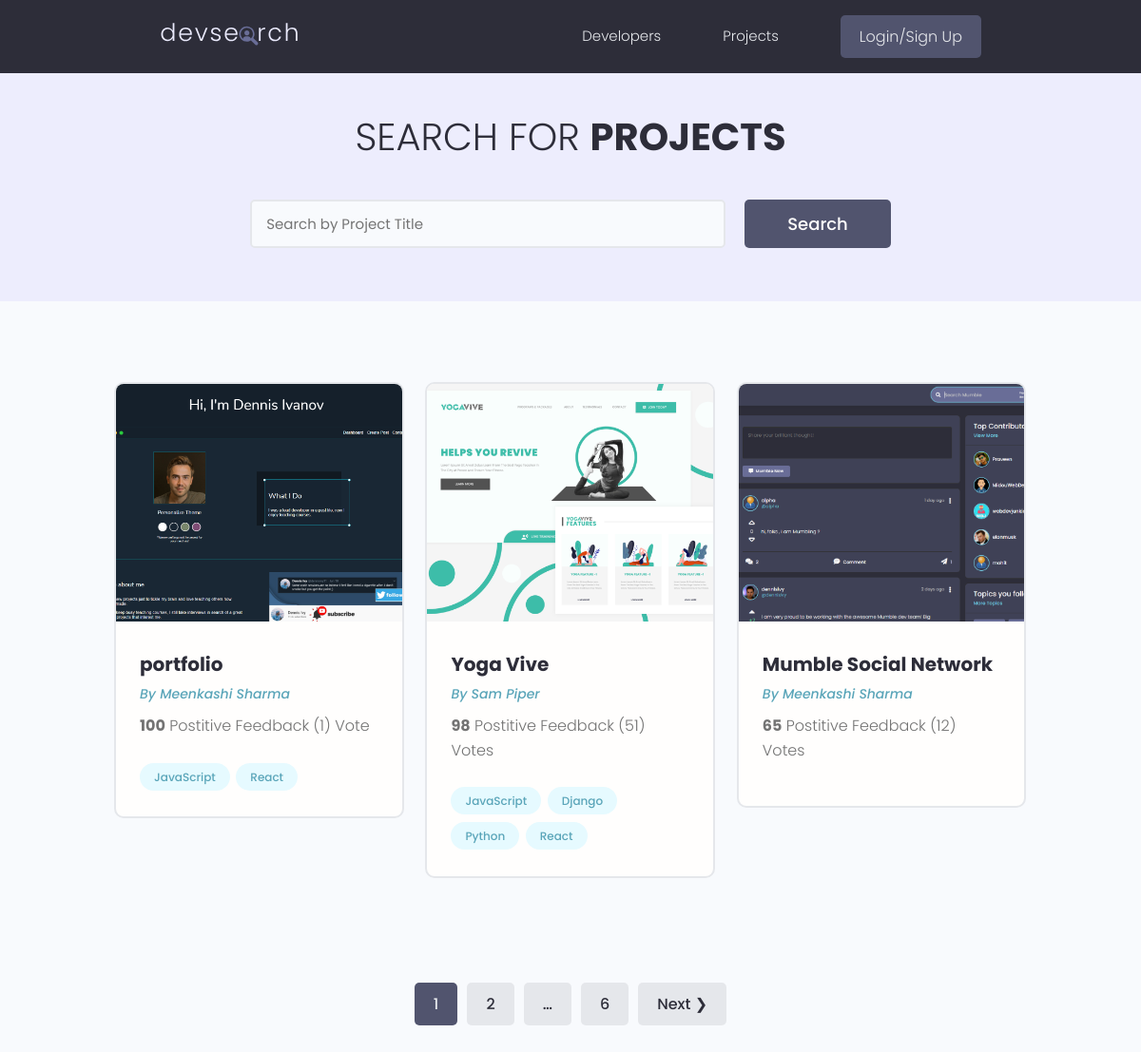
/projects/, run on the app's committed database.
### projects/models.py (models this page shows, shortened)
class Project(models.Model):
    owner = models.ForeignKey(Profile,null = True,blank=True,on_delete = models.SET_NULL)
    title = models.CharField(max_length=200)
    description = models.TextField(null = True,blank=True)
    featured_image = models.ImageField(null=True, blank=True, default='default.jpg')
    demo_link = models.CharField(max_length=200,null = True,blank=True)
    source_link  = models.CharField(max_length=200,null = True,blank=True)
    tags = models.ManyToManyField('Tag',blank=True)
    vote_total = models.IntegerField(default=0,null=True,blank=True)
    vote_ratio = models.IntegerField(default=0,null=True,blank=True)
    created = models.DateTimeField(auto_now_add=True)
    id = models.UUIDField(default=uuid.uuid4,unique = True,primary_key=True,editable=False)
    class Meta:
        ordering = ['-vote_ratio','-vote_total','title']

class Tag(models.Model):
    name = models.CharField(max_length=200)
    created = models.DateTimeField(auto_now_add=True)
    id = models.UUIDField(default=uuid.uuid4,unique = True,primary_key=True,editable=False)
    def __str__(self):
        return self.name

### users/models.py (models this page shows, shortened)
class Profile(models.Model):
    user = models.OneToOneField(User, on_delete=models.CASCADE,null=True,blank=True)
    name = models.CharField(max_length=200,null=True,blank=True)
    email = models.EmailField(max_length=500,null=True,blank=True)
    username = models.CharField(max_length=200,null=True,blank=True)
    location = models.CharField(max_length=200,null=True,blank=True)
    short_intro = models.CharField(max_length=500,null=True,blank=True)
    bio = models.TextField(blank=True,null=True)
    profile_image = models.ImageField(
        null=True,blank=True, upload_to='profiles/',default ='profiles/user-default.png' )
    social_github = models.CharField(max_length=200,null=True,blank=True)
    social_twitter = models.CharField(max_length=200,null=True,blank=True)
    social_linkedin = models.CharField(max_length=200,null=True,blank=True)
    social_youtube = models.CharField(max_length=200,null=True,blank=True)
    social_website = models.CharField(max_length=200,null=True,blank=True)
    created = models.DateTimeField(auto_now_add=True)
    id = models.UUIDField(default=uuid.uuid4,unique = True,primary_key=True,editable=False)

### projects/views.py (the view)
# urls.py: path('projects/',views.getProjects),
def projects(request):
    projects , search_query = searchProjects(request)
    results_per_page = 3
    custom_range, projects ,paginator = paginateProjects(request,projects,results_per_page)
    context = dict([
        ('projects', projects),
        ('search_query', search_query),
        ('paginator', paginator),
        ('page_range', custom_range)
    ])
    return render(request, 'projects/projects.html', context)

### projects/utils.py (called while the page is built)
def paginateProjects(request, projects, results):
    page = request.GET.get('page', 1)
    results_per_page = results
    paginator = Paginator(projects, results_per_page)
    try:
        custom_range = paginator.get_elided_page_range(number=page, on_each_side=1, on_ends=1)
        projects = paginator.page(number=page)
    except PageNotAnInteger:
        page = 1
        custom_range = paginator.get_elided_page_range(number=page, on_each_side=1, on_ends=1)
        projects = paginator.page(number=page)
    except EmptyPage:
        page = paginator.num_pages
        custom_range = paginator.get_elided_page_range(number=page, on_each_side=1, on_ends=1)
        projects = paginator.page(number=page)
    return custom_range , projects, paginator

def searchProjects(request):
    search_query = ''
    if request.GET.get('search_query'):
        search_query = request.GET.get('search_query')
    tags = Tag.objects.filter(name__icontains = search_query)
    projects = Project.objects.distinct().filter(
        Q(title__icontains = search_query) |
        Q(description__icontains = search_query) |
        Q(owner__name__icontains = search_query) |
        Q(tags__in = tags)
    )
    return projects, search_query

### projects/templates/projects/projects.html (shortened to what this page needs)
{% extends 'main.html' %}
{% block content %}
<main class="projects">
  <section class="hero-section text-center">
    <div class="container container--narrow">
      <div class="hero-section__box">
        <h2>Search for <span>Projects</span></h2>
      </div>
      <div  class="hero-section__search">
        <form  id = 'searchForm' class="form" action="{% url 'projects' %}" method="get">
          <div class="form__field">
            <input
              class="input input--text"
              id="formInput#search"
              type="text"
              value = '{{search_query}}'
              name="search_query"
              placeholder="Search by Project Title"
            />
          </div>
          <input class="btn btn--sub btn--lg" type="submit" value="Search" />
        </form>
      </div>
    </div>
  </section>
  <section class="projectsList">
    <div class="container">
      <div class="grid grid--three">
        {% for project in projects %}
        <div class="column">
          <div class="card project">
            <a href="{% url 'project' project.id %}" class="project">
              <img
                class="project__thumbnail"
                src="{{project.featured_image.url}}"
                alt="project thumbnail"
              />
              <div class="card__body">
                <h3 class="project__title">
                  {{project.title}}
                </h3>
                <p>
                  <a class="project__author" href="{% url 'user-profile' project.owner.id %}"
                    >By {{project.owner.name}}</a
                  >
                </p>
                <p class="project--rating">
                  <span style="font-weight: bold">{{project.vote_ratio}}</span> Postitive Feedback
                  ({{project.vote_total}}) Vote{{project.vote_total|pluralize:"s"}}
                </p>
                <div class="project__tags">
                  {% for tag in project.tags.all %}
                  <span class="tag tag--pill tag--main">
                    <small>{{tag}}</small>
                  </span>
                  {% endfor %}
                </div>
              </div>
            </a>
          </div>
        </div>
        {% endfor %}
  </section>
  {% include 'pagination.html' with queryset=projects  %}
</main>
{% endblock content %}

### templates/main.html (shortened to what this page needs)
<!DOCTYPE html>
{% load static %}
<html lang="en">
  <head>
    <link
      rel="stylesheet"
      href="https://cdnjs.cloudflare.com/ajax/libs/material-design-iconic-font/2.2.0/css/material-design-iconic-font.min.css"
    />
    <link rel="stylesheet" href="{% static 'uikit/styles/uikit.css' %}" />
    <link rel="stylesheet" href="{% static 'styles/app.css' %}" />
  </head>
  <body>
    {% include 'navbar.html' %}
    {% block content %}{% endblock content %}
  </body>
</html>

### templates/navbar.html (shortened to what this page needs)
{% load static %}
<header class="header">
  <div class="container container--narrow">
    <a href="{% url 'profiles' %}" class="header__logo">
      <img src="{% static 'images/logo.svg' %}" alt="DevSearch Logo" />
    </a>
    <nav class="header__nav">
      <ul class="header__menu">
        <li class="header__menuItem">
          <a href="{% url 'profiles' %}">Developers</a>
        </li>
        <li class="header__menuItem">
          <a href="{% url 'projects' %}">Projects</a>
        </li>
        {% if request.user.is_authenticated %}
        <li class="header__menuItem"><a href="{% url 'inbox' %}">Inbox</a></li>
        <li class="header__menuItem">
          <a href="{% url 'account' %}">Account</a>
        </li>
        <li class="header__menuItem">
          <a href="{% url 'logout' %}" class="btn btn--sub">Logout</a>
        </li>
        {% else %}
        <li class="header__menuItem">
          <a href="{% url 'login' %}" class="btn btn--sub">Login/Sign Up</a>
        </li>
        {% endif %}
      </ul>
    </nav>
  </div>
</header>

### templates/pagination.html (shortened to what this page needs)
{% if queryset.has_other_pages %}
<div class="pagination">
  <ul class="container">
    {% for page_index in page_range|default_if_none:queryset.paginator.get_elided_page_range %}
      {% if page_index == queryset.paginator.ELLIPSIS %}
      <li class="btn page-link">{{ page_index }}</li>
      {% else %}
        {% if page_index == queryset.number %}
        <li>
          <a
            href="?page={{ page_index }}&search_query={{ search_query }}"
            class="btn page-link btn--sub"
          >
            {{ page_index }}
          </a>
        </li>
        {% else %}
        <li>
          <a
            href="?page={{ page_index }}&search_query={{ search_query }}"
            class="btn page-link"
          >
            {{ page_index }}
          </a>
        </li>
        {% endif %}
      {% endif %}
    {% endfor %}
    {% if queryset.has_next %}
    <li>
      <a
        href="?page={{ queryset.next_page_number }}&search_query={{ search_query }}"
        class="btn page-link"
      >
        Next &#10095;
      </a>
    </li>
    {% endif %}
  </ul>
</div>
{% endif %}

### static/styles/app.css (style rules this page uses)
:root { --color-sub: #2d2d39; }
.btn--sub { background-color: var(--color-sub-light); }
.card { border: 2px solid var(--color-light); }
img { width: 100%; }
.header { position: sticky; z-index: 111; background-color: var(--color-sub); padding: 1.5rem 0; }
.header > .container { display: flex; justify-content: space-between; align-items: center; }
.header__logo > img { height: 3.8rem; }
.header__nav > ul { display: inline-flex; align-items: center; list-style: none; gap: 6.5rem; }
.header__menuItem > a { color: var(--color-light); font-weight: 300; }
.hero-section { height: 40vh; display: flex; align-items: center; background-color: var(--color-sub); }
.hero-section__box { margin-bottom: 4rem; }
.hero-section__box > h2, .hero-section__box > h2 > span { font-size: 4rem; color: var(--color-light); line-height: 1.3; text-transform: uppercase; }
.hero-section__box > h2 { font-weight: 300; }
.hero-section__box > h2 > span { font-weight: 700; }
.hero-section__search > .form { display: flex; align-items: center; justify-content: center; gap: 2rem; }
.hero-section__search > .form input.input--text { width: 50rem; }
.pagination { margin-top: 8rem; margin-bottom: 10rem; }
.pagination > ul { flex-wrap: wrap; list-style: none; display: flex; align-items: center; justify-content: center; gap: 1rem; }
.pagination .btn { color: var(--color-sub); }
.pagination .btn.btn--sub { color: var(--color-light); }
.project__author { font-size: 1.4rem; font-style: italic; }
.project--rating { margin-bottom: 1.6em; margin-top: 0.5em; }
.projects > .hero-section { background: var(--color-sub-lighter); height: 30vh; }
.projects .hero-section__box { margin-bottom: 2.5rem; }
.projects .hero-section__box > h2 { color: var(--color-sub); }
.projects .hero-section__box > h2 > span { font-weight: 700; color: var(--color-sub); }
.projectsList { margin-top: 8rem; }
.project__thumbnail { height: 25rem; object-fit: cover; object-position: top center; }
.project__title { font-size: 2rem; font-weight: 700; color: var(--color-sub); }

### static/uikit/styles/modules/_variables.css (style rules this page uses)
:root { --color-main: #5aa5b9; --color-main-light: #e6faff; --color-sub: #3f4156; --color-sub-light: #51546e; --color-sub-lighter: #ededfd; --color-text: #737373; --color-gray: #8b8b8b; --color-light: #e5e7eb; --color-light-gray: #767676; --color-bg: #f8fafd; --color-white: #fffefd; --color-white-light: #f3f3f3; --color-success: #359e64; --color-success-bg: #def8e8; --color-error: #fc4b0b; --color-error-bg: #fff2ee; --font-base: 'Poppins', arial, helvetica, 'Segoe UI', roboto, ubuntu, sans-serif; --font-monospace: 'Fira Code', 'Courier New', courier, monospace; --font-regular: 300; --font-medium: 500; --font-bold: 700; --generic-shadow: 1px 1px 5px #00000010; --generic-transition: all 0.3s ease-in-out; }

### static/uikit/styles/modules/_base.css (style rules this page uses)
* { margin: 0; padding: 0; box-sizing: border-box; text-rendering: optimizeLegibility; color: inherit; font-size: inherit; }
html { font-size: 50%; }
@media only screen and (min-width: 480px) { html { font-size: 56.25%; } }
@media only screen and (min-width: 1200px) { html { font-size: 62.5%; } }
body { line-height: 1.6; font-weight: 400; font-size: 1.5rem; color: var(--color-text); background-color: var(--color-bg); min-height: 100vh; }

### static/uikit/styles/modules/_typography.css (style rules this page uses)
* { font-family: var(--font-base); }
h2 { font-size: 3.6rem; font-weight: var(--font-bold); }
h3 { font-size: 3.2rem; font-weight: var(--font-medium); }
p, span, strong { font-size: 1.6rem; color: var(--color-text); font-weight: var(--font-regular); }
a { padding-bottom: 2px; text-decoration: none; display: inline-block; color: var(--color-main); font-weight: var(--font-medium); }

### static/uikit/styles/modules/_utilities.css (style rules this page uses)
.container { width: 92%; max-width: 165rem; margin: 0 auto; box-sizing: border-box; }
.container--narrow { width: 92%; max-width: 120rem; }
@media screen and (min-width: 1000px) { .container { width: 90%; } }
@media screen and (min-width: 1000px) { .container--narrow { width: 85%; } }
@media screen and (min-width: 1200px) { .container { width: 80%; } }
@media screen and (min-width: 1200px) { .container--narrow { width: 72%; } }
.text-center { text-align: center; }

### static/uikit/styles/modules/_card.css (style rules this page uses)
.card { border-radius: 1rem; background-color: var(--color-white); border: 1.5px solid var(--color-light); width: auto; height: auto; margin-top: 0.5rem; margin-bottom: 0.5rem; overflow: hidden; }
.card__body, .card__header { padding: 2rem 2.5rem; }

### data on the page
Project: featured_image (picture), title "portfolio", owner.name "Meenkashi Sharma", vote_ratio "100", vote_total "1"
Tag: name "JavaScript"
Tag: name "React"
Project: featured_image (picture), title "Yoga Vive", owner.name "Sam Piper", vote_ratio "98", vote_total "51"
Tag: name "Django"
Tag: name "Python"
Project: featured_image (picture), title "Mumble Social Network", owner.name "Meenkashi Sharma", vote_ratio "65", vote_total "12"

### other printed values
{{ page_index }} "1"
{{ page_index }} "2" "6"
{{ page_index }} "…"
